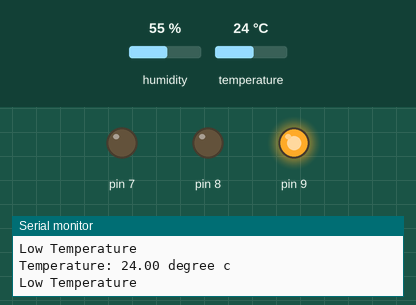
The sketch below on a simulated Arduino Uno, built with avr-gcc and run on an emulated ATmega328P. On the bench: output pins drawn as LEDs (lit = HIGH), the last lines printed to the serial monitor. The test bench sets the inputs (shaded band); at power-on: temperature 24 °C, humidity 55 %.

Above: at 2.8 s.
2.9 s: temperature set to 33 °C
At 4.2 s:
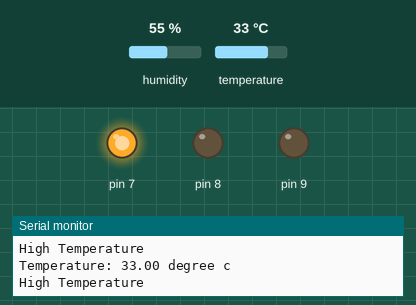
4.5 s: temperature set to 30 °C
At 6.3 s:
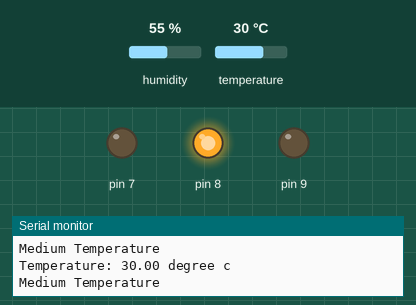
6.6 s: temperature set to 12 °C
At 8.3 s:
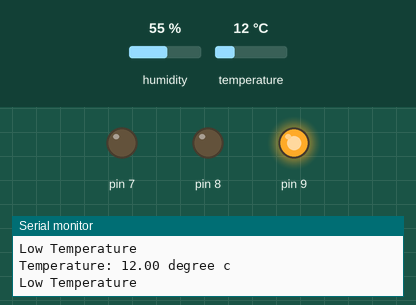
8.6 s: temperature set to 41 °C
At 10.4 s:
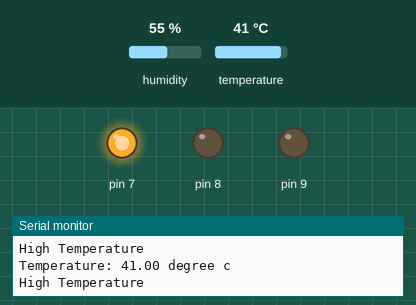
Timing chart, 0 to 11.7 s (numbered marks = the images above; inputs shaded):
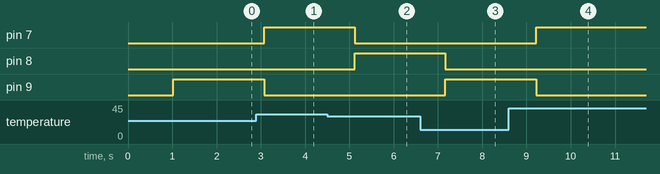

Measured:
- after the input at 2.9 s, pin 7: LOW → HIGH after 0.17 s; pin 9: HIGH → LOW after 0.17 s
- after the input at 4.5 s, pin 7: HIGH → LOW after 0.62 s; pin 8: LOW → HIGH after 0.62 s
- after the input at 6.6 s, pin 8: HIGH → LOW after 0.57 s; pin 9: LOW → HIGH after 0.57 s
- after the input at 8.6 s, pin 7: LOW → HIGH after 0.62 s; pin 9: HIGH → LOW after 0.62 s

The sketch:

test3.ino
```cpp
#include <dht.h>
dht DHT;

#define DHT11_PIN A1

void setup()
{
  Serial.begin(9600);
  for (int DigitalPin = 7; DigitalPin <= 9; DigitalPin++)
 {
  pinMode(DigitalPin, OUTPUT);
 }

}

void loop()
{
  delay(1000);

int a = DHT.read11(DHT11_PIN);

  Serial.print("Temperature: ");
  Serial.print(DHT.temperature);

  Serial.println(" degree c");


//the 3-led setup process
  if (DHT.temperature>=31)
  {
  digitalWrite(7, HIGH); //red
  digitalWrite(8, LOW);
  digitalWrite(9, LOW);
  Serial.println("High Temperature");
  }
  else if (DHT.temperature>29)
  {
  digitalWrite(8, HIGH); //yellow
  digitalWrite(7, LOW);
  digitalWrite(9, LOW);
  Serial.println("Medium Temperature");
  }
  else if (DHT.temperature<=29)
  {
  digitalWrite(9, HIGH); //green
  digitalWrite(7, LOW);
  digitalWrite(8, LOW);
  Serial.println("Low Temperature");
  }

}
```
